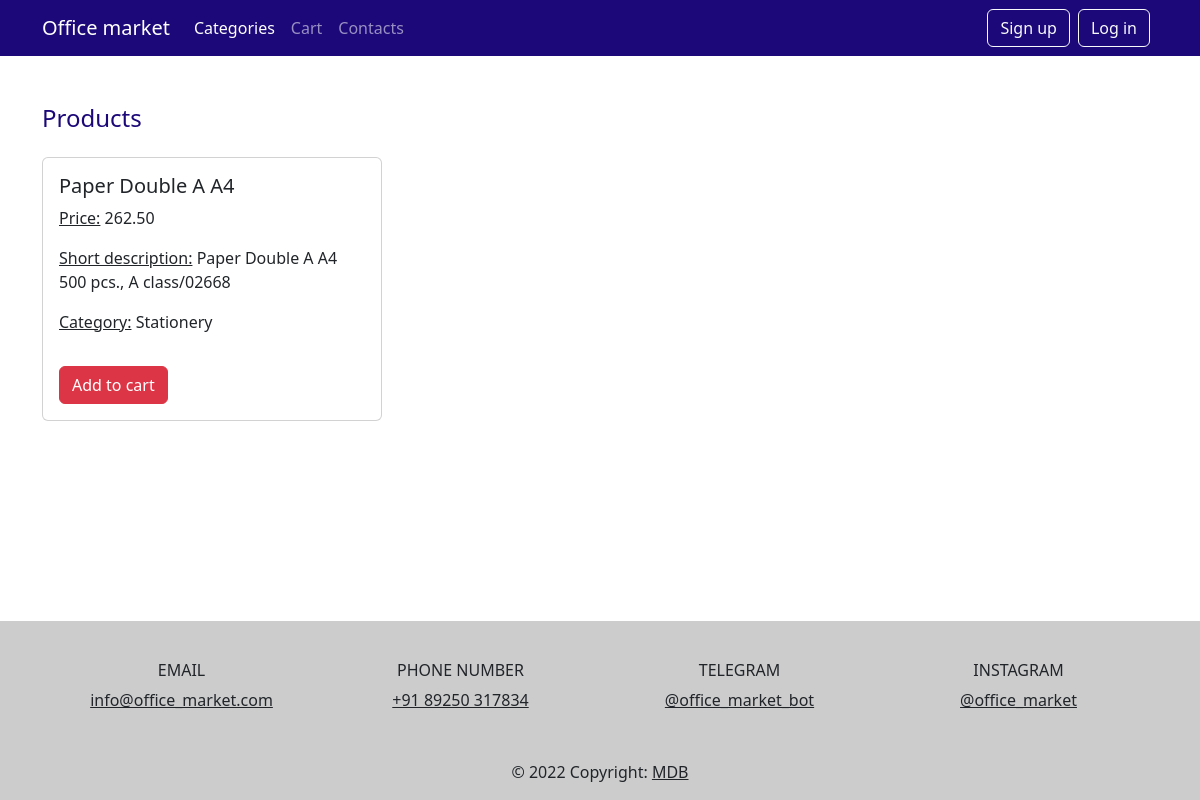
Screenshot of /products/2/ with the database file from the repository.
### main/models.py (models this page shows, shortened)
class Product(models.Model):
    name = models.CharField(max_length=70)
    price = models.DecimalField(max_digits=10, decimal_places=2)
    desc = models.TextField(max_length=470)
    category = models.ForeignKey(Category, on_delete=models.CASCADE)

class Category(models.Model):
    name = models.CharField(max_length=70)
    examples = models.TextField(max_length=470, null=True)
    def __str__(self):
        return f'{self.name}'

### main/views.py (the view)
# urls.py: path('products/<int:id>/', product),
def product(request, id: int):
    if id > len(Category.objects.all()):
        return HttpResponseNotFound('Wrong number')
    products = Product.objects.filter(category_id=id)
    return render(request, 'products.html', context={'products': products})

### main/templates/products.html (shortened to what this page needs)
<!DOCTYPE html>
<html lang="en">
<head>
    <link href="https://cdn.jsdelivr.net/npm/bootstrap@5.2.0/dist/css/bootstrap.min.css" rel="stylesheet">
</head>
<body>
    <nav class="navbar navbar-expand-lg navbar-dark" style="background-color: #1C0878">
        <div class="container">
            <a class="navbar-brand" href="#">Office market</a>
            <div class="collapse navbar-collapse" id="navbarNav">
                <ul class="navbar-nav">
                    <li class="nav-item">
                        <a class="nav-link active" aria-current="page" href="/">Categories</a>
                    </li>
                    <li class="nav-item">
                        <a class="nav-link" href="/cart">Cart</a>
                    </li>
                    <li class="nav-item">
                        <a class="nav-link" href="#contacts">Contacts</a>
                    </li>
                </ul>
            </div>
            <div class="d-grid gap-2 d-md-flex justify-content-md-end">
                <a href="/sign_up" class="btn btn-outline-light me-2" type="button">Sign up</a>
            </div>
            <div class="d-grid gap-2 d-md-flex justify-content-md-end">
                <a href="/log_in" class="btn btn-outline-light me-2" type="button">Log in</a>
            </div>
        </div>
    </nav>
    <div class="container my-5">
        <h4 class="title">Products</h4>
        <div class="row row-cols-1 row-cols-md-2 row-cols-lg-3 g-5">
        {% for product in products %}
            <div class="col">
                <div class="card">
                    <div class="card-body">
                        <h5 class="card-title">{{ product.name }}</h5>
                        <p class="card-text">
                            <u>Price:</u> {{ product.price }}
                        </p>
                        <p class="card-text">
                            <u>Short description:</u> {{ product.desc }}
                        </p>
                        <p class="card-text">
                            <u>Category:</u> {{ product.category }}
                        </p>
                    </div>
                    <div class="card-body">
                        <a href="/cart/{{ product.id }}" class="btn btn-danger">Add to cart</a>
                    </div>
                </div>
            </div>
        {% endfor %}
        </div>
    </div>
    <footer class="fixed-bottom text-center text-lg-start">
        <div class="text-center p-3" style="background-color: rgba(0, 0, 0, 0.2);">
            <div class="container p-4">
                <div class="row">
                    <div class="col-lg-3 col-md-6 mb-4 mb-md-0">
                        <h6 class="text-uppercase">Email</h6>
                        <ul class="list-unstyled mb-0">
                            <li>
                                <a href="#" class="text-dark">info@office_market.com</a>
                            </li>
                        </ul>
                    </div>
                    <div class="col-lg-3 col-md-6 mb-4 mb-md-0">
                        <h6 class="text-uppercase">Phone number</h6>
                        <ul class="list-unstyled mb-0">
                            <li>
                                <a href="#" class="text-dark">+91 89250 317834</a>
                            </li>
                        </ul>
                    </div>
                    <div class="col-lg-3 col-md-6 mb-4 mb-md-0">
                        <h6 class="text-uppercase">Telegram</h6>
                        <ul class="list-unstyled mb-0">
                            <li>
                                <a href="#" class="text-dark">@office_market_bot</a>
                            </li>
                        </ul>
                    </div>
                    <div class="col-lg-3 col-md-6 mb-4 mb-md-0">
                        <h6 class="text-uppercase">Instagram</h6>
                        <ul class="list-unstyled mb-0">
                            <li>
                                <a href="#" class="text-dark">@office_market</a>
                            </li>
                        </ul>
                    </div>
                </div>
            </div>
            <br>© 2022 Copyright:
            <a class="text-dark" href="#">MDB</a>
        </div>
    </footer>
</body>
</html>

### main/templates/products.html (style rules this page uses)
.title { color: #1C0878; text-align: left; padding: 0; margin-bottom: 1em; }

### rows the page displays
Product: name "Paper Double A A4", price "262.50", desc "Paper Double A A4 500 pcs., A class/02668", category "Stationery"
